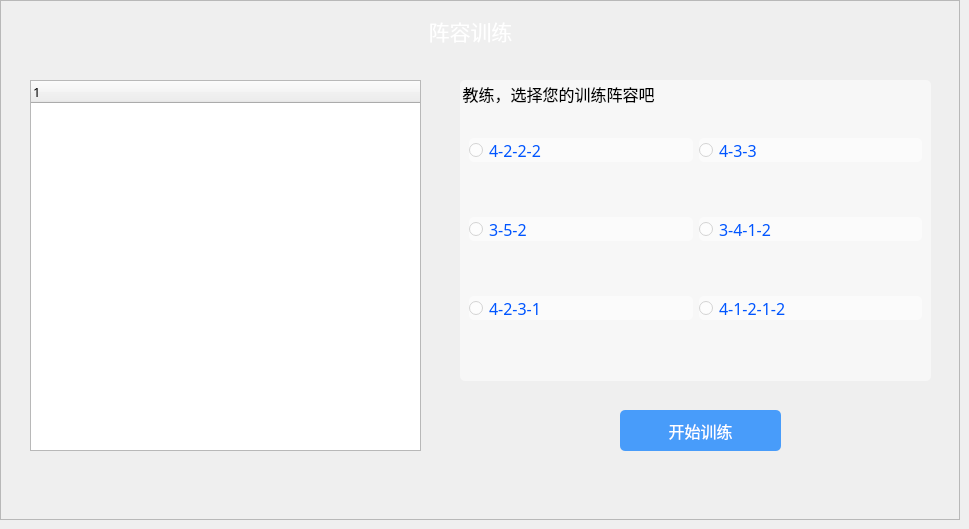
    <widget class="QWidget" name="page_4">
     <widget class="QLabel" name="label_6">
      <property name="geometry">
       <rect>
        <x>340</x>
        <y>0</y>
        <width>261</width>
        <height>61</height>
       </rect>
      </property>
      <property name="font">
       <font>
        <family>黑体</family>
        <pointsize>16</pointsize>
       </font>
      </property>
      <property name="styleSheet">
       <string notr="true">color: rgb(255, 255, 255);</string>
      </property>
      <property name="text">
       <string>阵容训练</string>
      </property>
      <property name="alignment">
       <set>Qt::AlignCenter</set>
      </property>
     </widget>
     <widget class="QPushButton" name="teamTrainComplete">
      <property name="geometry">
       <rect>
        <x>620</x>
        <y>410</y>
        <width>161</width>
        <height>41</height>
       </rect>
      </property>
      <property name="font">
       <font>
        <family>等线</family>
        <pointsize>12</pointsize>
       </font>
      </property>
      <property name="styleSheet">
       <string notr="true">QPushButton { background-color: rgba(0, 120, 255,0.7); border-radius: 5px; color: rgb(255, 255, 255); } QPushButton:hover { background-color: rgb(46, 231, 253); }</string>
      </property>
      <property name="text">
       <string>开始训练</string>
      </property>
     </widget>
     <widget class="QGroupBox" name="groupBox_2">
      <property name="geometry">
       <rect>
        <x>460</x>
        <y>80</y>
        <width>471</width>
        <height>301</height>
       </rect>
      </property>
      <property name="font">
       <font>
        <family>黑体</family>
        <pointsize>12</pointsize>
       </font>
      </property>
      <property name="styleSheet">
       <string notr="true">color: rgb(0, 0, 0);
background-color: rgba(255, 255, 255,0.5);
border-radius: 5px;</string>
      </property>
      <property name="title">
       <string>教练，选择您的训练阵容吧</string>
      </property>
      <layout class="QGridLayout" name="gridLayout_4">
       <item row="0" column="0">
        <widget class="QRadioButton" name="radioButton">
         <property name="font">
          <font>
           <family>黑体</family>
           <pointsize>12</pointsize>
          </font>
         </property>
         <property name="styleSheet">
          <string notr="true">color: rgb(0, 85, 255);</string>
         </property>
         <property name="text">
          <string>4-2-2-2</string>
         </property>
        </widget>
       </item>
       <item row="0" column="1">
        <widget class="QRadioButton" name="radioButton_4">
         <property name="font">
          <font>
           <family>黑体</family>
           <pointsize>12</pointsize>
          </font>
         </property>
         <property name="styleSheet">
          <string notr="true">color: rgb(0, 85, 255);</string>
         </property>
         <property name="text">
          <string>4-3-3</string>
         </property>
        </widget>
       </item>
       <item row="1" column="0">
        <widget class="QRadioButton" name="radioButton_2">
         <property name="font">
          <font>
           <family>黑体</family>
           <pointsize>12</pointsize>
          </font>
         </property>
         <property name="styleSheet">
          <string notr="true">color: rgb(0, 85, 255);</string>
         </property>
         <property name="text">
          <string>3-5-2</string>
         </property>
        </widget>
       </item>
       <item row="1" column="1">
        <widget class="QRadioButton" name="radioButton_5">
         <property name="font">
          <font>
           <family>黑体</family>
           <pointsize>12</pointsize>
          </font>
         </property>
         <property name="styleSheet">
          <string notr="true">color: rgb(0, 85, 255);</string>
         </property>
         <property name="text">
          <string>3-4-1-2</string>
         </property>
        </widget>
       </item>
       <item row="2" column="0">
        <widget class="QRadioButton" name="radioButton_3">
         <property name="font">
          <font>
           <family>黑体</family>
           <pointsize>12</pointsize>
          </font>
         </property>
         <property name="styleSheet">
          <string notr="true">color: rgb(0, 85, 255);</string>
         </property>
         <property name="text">
          <string>4-2-3-1</string>
         </property>
        </widget>
       </item>
       <item row="2" column="1">
        <widget class="QRadioButton" name="radioButton_6">
         <property name="font">
          <font>
           <family>黑体</family>
           <pointsize>12</pointsize>
          </font>
         </property>
         <property name="styleSheet">
          <string notr="true">color: rgb(0, 85, 255);</string>
         </property>
         <property name="text">
          <string>4-1-2-1-2</string>
         </property>
        </widget>
       </item>
      </layout>
     </widget>
     <widget class="QTreeWidget" name="treeWidget_5">
      <property name="geometry">
       <rect>
        <x>30</x>
        <y>80</y>
        <width>391</width>
        <height>371</height>
       </rect>
      </property>
      <property name="font">
       <font>
        <family>等线</family>
        <pointsize>10</pointsize>
       </font>
      </property>
      <column>
       <property name="text">
        <string notr="true">1</string>
       </property>
      </column>
     </widget>
     <widget class="QFrame" name="frame_13">
      <property name="geometry">
       <rect>
        <x>0</x>
        <y>0</y>
        <width>960</width>
        <height>520</height>
       </rect>
      </property>
      <property name="styleSheet">
       <string notr="true">#frame_13{background-image: url(:/Image/training_1.jpg);}</string>
      </property>
      <property name="frameShape">
       <enum>QFrame::StyledPanel</enum>
      </property>
      <property name="frameShadow">
       <enum>QFrame::Raised</enum>
      </property>
     </widget>
     <zorder>frame_13</zorder>
     <zorder>label_6</zorder>
     <zorder>teamTrainComplete</zorder>
     <zorder>groupBox_2</zorder>
     <zorder>treeWidget_5</zorder>
    </widget>
